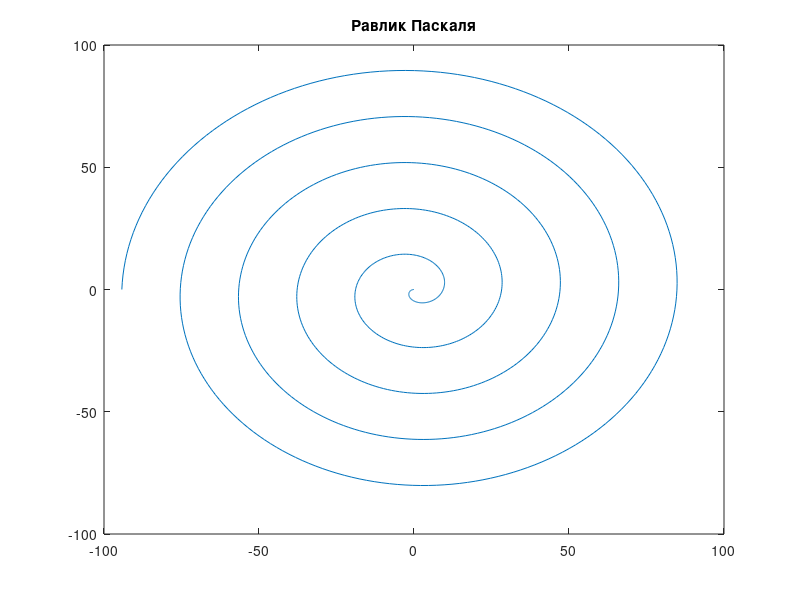

Reproduce this figure in MATLAB.
%x=a*t*cos9t)
%a*t*sin(t)
t = linspace(0, 10*pi, 1000);
a = -3; % Параметр
x = a * t .* cos(t);
y = a * t .* sin(t);
plot(x, y);
title('Равлик Паскаля');

